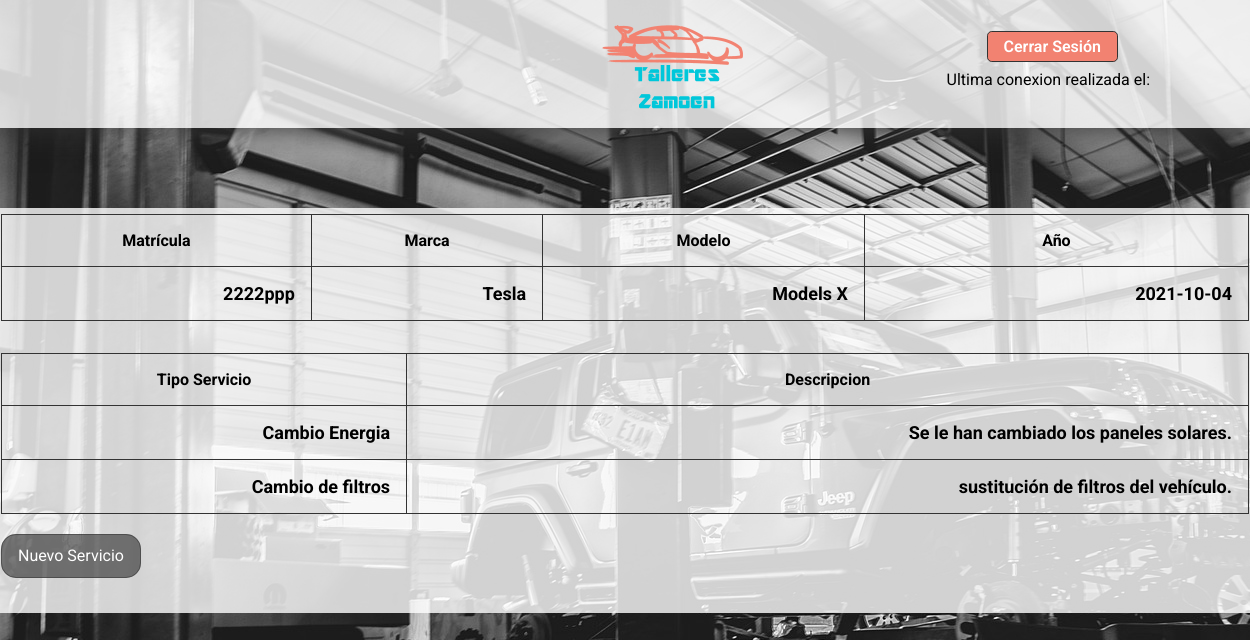
Page /Sevicios/Servicios.php?dni=12345678j&matricula=2222ppp on the committed database.
### tables this page shows
CREATE TABLE `lista_vehiculos` (
  `id_matricula` int(11) NOT NULL,
  `matricula` varchar(10) NOT NULL,
  `marca` varchar(20) NOT NULL,
  `modelo` varchar(20) NOT NULL,
  `año` date NOT NULL,
  `id_usuario` int(11) DEFAULT NULL
);

CREATE TABLE `lista_servicios` (
  `id_servicio` int(11) NOT NULL,
  `tipo_servicio` varchar(30) NOT NULL,
  `descripcion` varchar(250) DEFAULT NULL,
  `id_matricula` int(11) DEFAULT NULL
);

### Sevicios/Servicios.php (the view, shortened to what this page needs)
<!DOCTYPE html>
<html lang="es">
<head>
    <link rel="stylesheet" href="../styles/styleHeader.css">
    <link rel="stylesheet" href="../styles/styleVehiculo.css">
    <link rel="stylesheet" href="../styles/styleServicios.css">
</head>
<body>
    <?php
        $conn = Conexion();
        ?>
    <div class="outer-container">
        <header id="cabecera">
        <div class="logo">
            <a href="../Vehiculos/vehiculo.php?dni=<?php echo $_GET['dni']; ?>">
                <img id="logo-taller" src="../img/Logo-Coche.png" alt="Logo Talleres Zamoen">
            </a>
        </div>
        <div class="container-info-header">
            <div class="info-usu">
                    <a id="btn-logOut" href="../Login/logOut.php">Cerrar Sesión</a>
            </div>
            <div class="cookies">
                <p><?php echo 'Ultima conexion realizada el: '.$_COOKIE[$_SESSION['dni'].'Cookie']; ?></p>
            </div>
            </div>
        </header>
        <?php
        $matricula = $_GET['matricula'];
        $sql =  "SELECT matricula, marca, modelo, año
        FROM lista_vehiculos
        WHERE matricula = '$matricula'";
        $sql2 =  "SELECT tipo_servicio, descripcion
        FROM lista_servicios
        WHERE id_matricula = (select id_matricula FROM lista_vehiculos
        WHERE matricula = '$matricula')";
        $results = mysqli_query($conn, $sql);
        $results2 = mysqli_query($conn, $sql2);
        if ($results === false) {
            echo mysqli_error($conn);
        }
        else {
            if(!empty($matricula)){
                ?>
                <div class="container-view">
                    <table name="datosUsuario" id="datosUsuarios">
                        <th>Matrícula</th>
                        <th>Marca</th>
                        <th>Modelo</th>
                        <th>Año</th>
                <?php
                foreach ($results as $valor) {
                        ?>
                        <tr>
                            <?php
                            foreach ($valor as $k) {
                                ?>
                            <td><?php echo $k; ?></td>
                                <?php
                            }
                            ?>
                        </tr>
                        <?php
                }
            }
        }
                    ?>
                    </table>
                        <table name="datosServicios" id="datosServicios">
                            <th>Tipo Servicio</th>
                            <th>Descripcion</th>
                            <?php
                            foreach ($results2 as $valor) {
                                ?>
                                <tr>
                                    <?php
                                    foreach ($valor as $j) {
                                        ?>
                                    <td><?php echo $j; ?></td>
                                        <?php
                                    }
                                    ?>
                                </tr>
                                <?php
                            }
                ?>
                    </table>
                        <div class="newvh">
                            <a href="../Sevicios/newServicio.php?dni=<?php echo $_GET['dni']?>&matricula=<?php echo $_GET['matricula']?>"  class="btn newvh">Nuevo Servicio</a>
                        </div>
                </div>
</body>
</html>

### styles/styleHeader.css (style rules this page uses)
* { margin: 0; padding: 0; box-sizing: border-box; font-family: 'Roboto', sans-serif; }
body { background-image: url('../img/fondo-taller.jpg'); background-repeat: no-repeat; background-size: auto; }
.outer-container { width: 100vw; height: 100vh; }
#cabecera { position: fixed; top: 0; left: 0; width: 100%; height: 8rem; background-color: rgb(255, 255, 255, .8); display: flex; justify-content: space-evenly; align-items: center; box-shadow: 5px 0 30px #333; }
#logo-taller { width: 10rem; }
.vacio, .info-usu { flex-basis: 33%; }
.container-info-header { display: flex; justify-content: flex-end; align-items: center; flex-direction: column; }
.info-usu { display: flex; justify-content: flex-end; align-items: center; }
#btn-logOut, #btn-Panel { margin-left: .5rem; padding: .3rem 1rem; color: #fff; border-radius: .3rem; border: 1px solid #333; font-weight: 600; cursor: pointer; text-decoration: none; }
#btn-logOut { background-color: #F28271; }
.cookies { display: flex; flex-direction: column; font-size: 1rem; padding: .5rem; width: 100%; }
.logo { width: 20%; }

### styles/styleVehiculo.css (style rules this page uses)
* { margin: 0; padding: 0; box-sizing: border-box; font-family: 'Roboto', sans-serif; }
a { text-decoration: none; color: #333; }
.outer-container { display: flex; justify-content: flex-start; align-items: center; flex-direction: column; width: 100vw; height: 100vh; margin-top: 5rem; }
.container-view { width: 80rem; height: auto; background-color: rgb(255, 255, 255, .8); padding: .4rem 1rem; }
#datosUsuarios { width: 100%; height: auto; border-collapse: collapse; }
#datosUsuarios th, #infoUsuarios th { padding: 1rem; font-size: 1rem; font-weight: bold; border: 1px solid #333; text-align: center; }
#datosUsuarios tr, #infoUsuarios tr { cursor: pointer; text-align: right; }
#datosUsuarios td, #infoUsuarios td { padding: 1rem; font-size: 1.125rem; border: 1px solid #333; font-weight: bolder; }
.btn { padding: .7rem 1rem; color: #333; font-size: 1rem; border-radius: 15px; border:none; cursor: pointer; margin-top: -2rem; margin-right: .8rem; background-color: rgba(51, 51, 51, 0.637); border: 1px solid rgba(51, 51, 51, 0.521); }
.newvh { color: white; height: 60px; margin-top: 2rem; }

### styles/styleServicios.css (style rules this page uses)
.container-view { margin-top: 8rem; }
#datosServicios { margin-top: 2rem; width: 78rem; background-color: transparent; border-collapse: collapse; }
#datosUsuarios { width: 100%; height: auto; border-collapse: collapse; }
#datosUsuarios th, #datosServicios th { padding: 1rem; font-size: 1rem; font-weight: bold; border: 1px solid #333; text-align: center; }
#datosUsuarios tr, #datosServicios tr { cursor: pointer; text-align: right; }
#datosUsuarios td, #datosServicios td { padding: 1rem; font-size: 1.125rem; border: 1px solid #333; font-weight: bolder; }

### rows in the picture
lista_vehiculos: matricula "2222ppp", marca "Tesla", modelo "Models X", año "2021-10-04"
lista_servicios: tipo_servicio "Cambio Energia", descripcion "Se le han cambiado los paneles solares."
lista_servicios: tipo_servicio "Cambio de filtros", descripcion "sustitución de filtros del vehículo."
